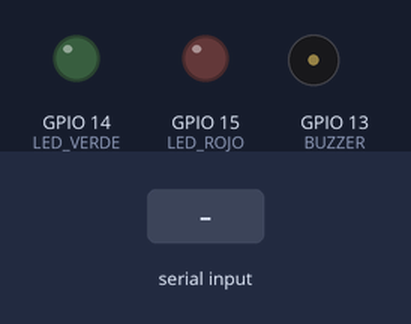
This program was run on a simulated ESP32. Parts: output pins drawn as LEDs (lit = HIGH), buzzer (waves = sounding, pin HIGH). Inputs (shaded band) come from the test bench. The camera gives no picture; what the program prints to the serial monitor is not drawn.

Above: at 2.5 s.
2.6 s: "DANADO\n" received over Serial
At 3.5 s:
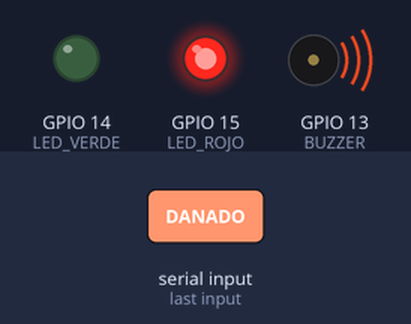
Timing chart, 0 to 6.1 s (numbered marks = the images above; inputs shaded):
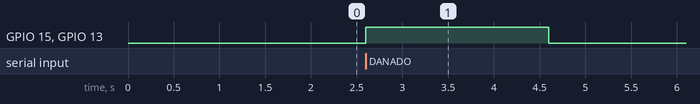

Measured:
- after the input at 2.6 s, GPIO 15 (LED_ROJO), GPIO 13 (BUZZER): LOW → HIGH at once, → LOW 2.0 s later

The program:

main.cpp
```cpp
#include <Arduino.h>
#include "esp_camera.h"

// -------------------------------------------------------------
// PINES PROTOBOARD (LEDs y BUZZER)
// -------------------------------------------------------------
const int LED_VERDE = 14;
const int LED_ROJO  = 15;
const int BUZZER    = 13;

// -------------------------------------------------------------
// PINES FREENOVE ESP32-WROVER-CAM
// -------------------------------------------------------------
#define PWDN_GPIO_NUM    -1
#define RESET_GPIO_NUM   -1
#define XCLK_GPIO_NUM    21
#define SIOD_GPIO_NUM    26
#define SIOC_GPIO_NUM    27

#define Y9_GPIO_NUM      35
#define Y8_GPIO_NUM      34
#define Y7_GPIO_NUM      39
#define Y6_GPIO_NUM      36
#define Y5_GPIO_NUM      19
#define Y4_GPIO_NUM      18
#define Y3_GPIO_NUM       5
#define Y2_GPIO_NUM       4
#define VSYNC_GPIO_NUM   25
#define HREF_GPIO_NUM    23
#define PCLK_GPIO_NUM    22

void capturarYSemparar();
void ejecutarAprobado();
void ejecutarAlertaDanado();
void apagarIndicadores();

void setup() {
  Serial.begin(115200);
  delay(1000);

  // Configurar pines de actuadores e indicadores
  pinMode(LED_VERDE, OUTPUT);
  pinMode(LED_ROJO, OUTPUT);
  pinMode(BUZZER, OUTPUT);
  apagarIndicadores();

  // Configuración de hardware de la cámara
  camera_config_t config;
  config.ledc_channel = LEDC_CHANNEL_0;
  config.ledc_timer = LEDC_TIMER_0;
  config.pin_d0 = Y2_GPIO_NUM;
  config.pin_d1 = Y3_GPIO_NUM;
  config.pin_d2 = Y4_GPIO_NUM;
  config.pin_d3 = Y5_GPIO_NUM;
  config.pin_d4 = Y6_GPIO_NUM;
  config.pin_d5 = Y7_GPIO_NUM;
  config.pin_d6 = Y8_GPIO_NUM;
  config.pin_d7 = Y9_GPIO_NUM;
  config.pin_xclk = XCLK_GPIO_NUM;
  config.pin_pclk = PCLK_GPIO_NUM;
  config.pin_vsync = VSYNC_GPIO_NUM;
  config.pin_href = HREF_GPIO_NUM;
  config.pin_sccb_sda = SIOD_GPIO_NUM;
  config.pin_sccb_scl = SIOC_GPIO_NUM;
  config.pin_pwdn = PWDN_GPIO_NUM;
  config.pin_reset = RESET_GPIO_NUM;
  config.xclk_freq_hz = 20000000;
  config.pixel_format = PIXFORMAT_JPEG;

  if (psramFound()) {
    config.frame_size = FRAMESIZE_VGA; // 640x480
    config.jpeg_quality = 10;
    config.fb_count = 2;
  } else {
    config.frame_size = FRAMESIZE_CIF;
    config.jpeg_quality = 12;
    config.fb_count = 1;
  }

  esp_err_t err = esp_camera_init(&config);
  if (err != ESP_OK) {
    return;
  }
}

void loop() {
  capturarYSemparar();
  delay(35000); // Frecuencia de muestreo (3.5 segundos)
}

void capturarYSemparar() {
  camera_fb_t * fb = esp_camera_fb_get();
  if (!fb) return;

  // 1. Limpiar datos residuales del buffer Serial RX antes de enviar
  while (Serial.available() > 0) {
    Serial.read();
  }

  // 2. Transmitir señal de inicio y tamaño de imagen a Python
  Serial.printf("START:%d\n", fb->len);
  Serial.write(fb->buf, fb->len);
  Serial.println();

  esp_camera_fb_return(fb);

  // 3. Esperar la respuesta de veredicto retornada por Python (Timeout de 12s)
  unsigned long startTime = millis();
  String respuesta = "";

  while (millis() - startTime < 12000) {
    if (Serial.available() > 0) {
      respuesta = Serial.readStringUntil('\n');
      respuesta.trim();
      respuesta.toUpperCase();
      break;
    }
  }

  // 4. Evaluar el veredicto y activar actuadores correspondientes
  if (respuesta.indexOf("DANADO") >= 0 || respuesta.indexOf("DAÑADO") >= 0) {
    ejecutarAlertaDanado();
  }
  else if (respuesta.indexOf("PASA") >= 0) {
    ejecutarAprobado();
  }
  else {
    apagarIndicadores(); // Caso 'VACIO' o fallo de lectura
  }
}

void ejecutarAprobado() {
  apagarIndicadores();
  digitalWrite(LED_VERDE, HIGH);
  delay(2000);
  digitalWrite(LED_VERDE, LOW);
}

void ejecutarAlertaDanado() {
  apagarIndicadores();
  digitalWrite(LED_ROJO, HIGH);
  digitalWrite(BUZZER, HIGH);
  delay(2000);
  apagarIndicadores();
}

void apagarIndicadores() {
  digitalWrite(LED_VERDE, LOW);
  digitalWrite(LED_ROJO, LOW);
  digitalWrite(BUZZER, LOW);
}
```
